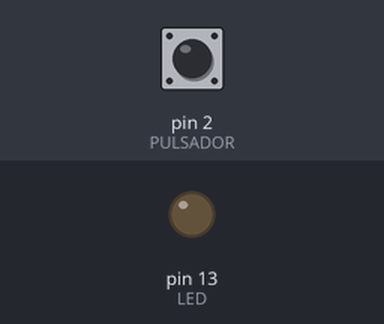
A sketch run on a simulated Arduino Uno, built with avr-gcc and run on an emulated ATmega328P. On the bench: output pins drawn as LEDs (lit = HIGH). The inputs (shaded band) are chosen by the test bench; at power-on: pin 2 (PULSADOR) LOW. What the sketch prints to the serial monitor is not drawn.

Above: at 1.2 s.
1.3 s: pin 2 (PULSADOR) pulled HIGH for 0.15 s
Timing chart, 0 to 4.3 s (numbered marks = the images above; inputs shaded):
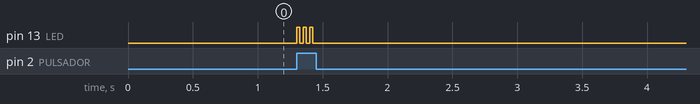

Measured:
- after the input at 1.3 s, pin 13 (LED): alternates HIGH for 0.03 s and LOW for 0.03 s, 6 changes in all, then stays LOW, starting at once

The sketch:

ParpadeoLed20Hz.ino
```cpp
#define TIEMPO 25

#define LED 13
#define PULSADOR 2

int lectura_pulsador;

void setup() {
  Serial.begin(9600);

  pinMode(LED, OUTPUT);
  pinMode(PULSADOR, INPUT);
  //Serial.println("Iniciando...");
}

void loop() {

  lectura_pulsador = digitalRead(PULSADOR);

  if (lectura_pulsador == HIGH) {
    Serial.println("1");
    digitalWrite(LED, HIGH);
    delay(TIEMPO);
    digitalWrite(LED, LOW);
    delay(TIEMPO);
  }/*else{
    Serial.println("0");
    digitalWrite(LED, LOW);

  }*/

}
```
